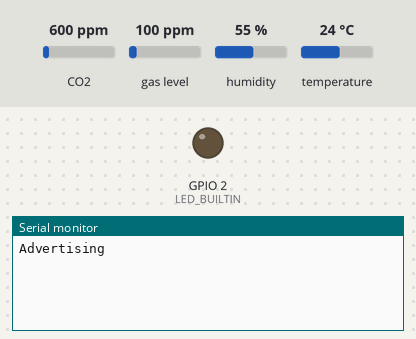
Simulated run of this sketch. Board: ESP32. On the bench: output pins drawn as LEDs (lit = HIGH), the last lines printed to the serial monitor. The inputs (shaded band) are chosen by the test bench; at power-on: CO2 600 ppm, humidity 55 %, gas level 100 ppm, temperature 24 °C. Nothing arrives over Bluetooth unless stated; a phone connects over Bluetooth LE 3 s after start; pins used as bus, display or sensor lines are not drawn.

Above: at 2.2 s.
2.3 s: CO2 set to 452 ppm
At 5.2 s:
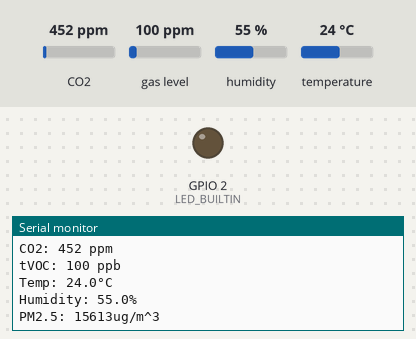
5.5 s: humidity set to 22 %
At 6.8 s:
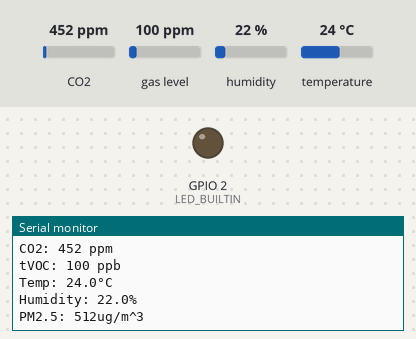
7.0 s: gas level set to 20 ppm
8.5 s: temperature set to 12 °C
10.0 s: CO2 set to 1050 ppm
At 10.5 s:
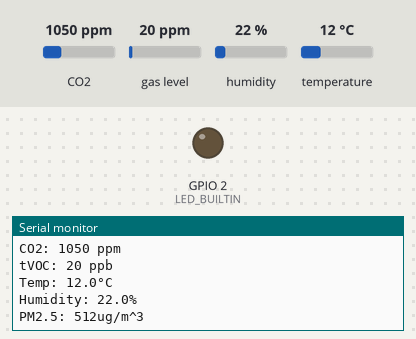
11.5 s: humidity set to 40 %
At 13.5 s:
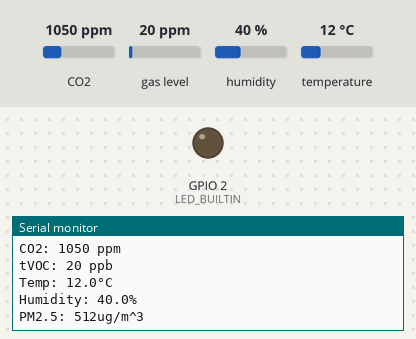
Timing chart, 0 to 14.0 s (numbered marks = the images above; inputs shaded):
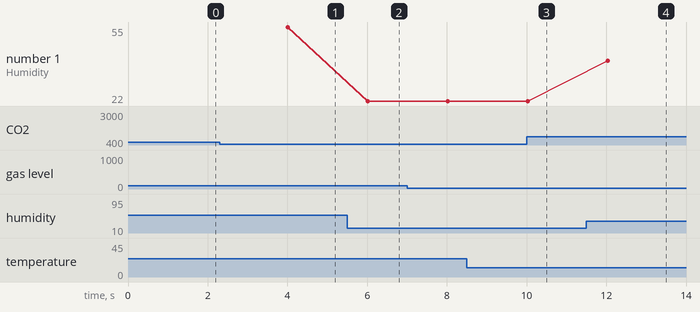

Measured:
- after the input at 2.3 s, the serial monitor: prints a new line after 1.7 s (image 1)
- after the input at 5.5 s, the serial monitor: prints a new line after 0.51 s (image 2)
- after the input at 10.0 s, the serial monitor: prints a new line at once (image 3)
- after the input at 11.5 s, the serial monitor: prints a new line after 0.53 s (image 4)
- plotted number 1: 55 → 22 after the input at 5.5 s, 22 → 40 after the input at 11.5 s

The sketch:

DAQ.ino
```cpp
#include <Wire.h>
#include "SparkFunCCS811.h"
#include "BLEDevice.h"
#include "BLEServer.h"
#include "BLEUtils.h"
#include "BLE2902.h"
#include <Adafruit_Sensor.h>
#include <DHT.h>
#include <DHT_U.h>

#define CCS811_ADDR 0x5A // CCS811 I2C ADDRESS
#define DHT_PIN 2
#define DHT_TYPE DHT22
#define PM Serial2

#define SERVICE_UUID "87843d21-fd03-4307-8a95-bd3d76b49644"

CCS811 myCCS(CCS811_ADDR);
DHT_Unified myDHT(DHT_PIN, DHT_TYPE);

unsigned long perms = BLECharacteristic::PROPERTY_READ | BLECharacteristic::PROPERTY_NOTIFY;
BLECharacteristic ccsChar("5f551915-bdc8-4bac-b9df-12256620e1cf", perms);
BLEDescriptor ccsDesc(BLEUUID((uint16_t)0x2902));
BLECharacteristic dhtChar("f78ebbff-c8b7-4107-93de-889a6a06d408", perms);
BLEDescriptor dhtDesc(BLEUUID((uint16_t)0x2902));
BLECharacteristic pmChar("ca73b3ba-39f6-4ab3-91ae-186dc9577d99", perms);
BLEDescriptor pmDesc(BLEUUID((uint16_t)0x2902));

bool deviceConnected = false;
bool connecting = false;

uint16_t voc = 0;
uint16_t co2 = 0;

uint8_t tempInt = 0;
uint8_t tempFrac = 0;
uint8_t humInt = 0;
uint8_t humFrac = 0;

int pm2 = 0;

void getCCS();
void getDHT();
void getPM();
void initBLE();

class MyServerCallbacks: public BLEServerCallbacks {
  void onConnect(BLEServer* pServer) {
    deviceConnected = true;
    connecting = false;
    Serial.println("Connected");
    digitalWrite(LED_BUILTIN, HIGH);
  };
  void onDisconnect(BLEServer* pServer) {
    deviceConnected = false;
    Serial.println("Disconnected");

    pServer->getAdvertising()->start();
    Serial.println("Advertising");

    digitalWrite(LED_BUILTIN, LOW);
  }
};

void setup()
{
  pinMode(LED_BUILTIN, OUTPUT);
  Serial.begin(115200);
  delay(1000);
  PM.begin(9600); // enable Serial2 for PM sensor
  Wire.begin(); // Enable I2C Peripheral for CCS

  if (myCCS.begin() == false)
  {
    Serial.print("CCS811 error");
    while (1);
  }

  myDHT.begin(); // enable DHT singel wire protocol
  initBLE();
}

long timer = millis();
void loop()
{
  // get sensor readings and write to BLE
  if (deviceConnected) {
    if (myCCS.dataAvailable()) { getCCS(); }
    getDHT();
    getPM();
    Serial.println();

    delay(2000);
  }
}

void initBLE() {
  // Initialize server and service
  BLEDevice::init("Portable Air Quality");
  BLEServer *pServer = BLEDevice::createServer();
  pServer->setCallbacks(new MyServerCallbacks());
  BLEService *pService = pServer->createService(SERVICE_UUID);

  // Add characteristics to service
  pService->addCharacteristic(&ccsChar);
  pService->addCharacteristic(&dhtChar);
  pService->addCharacteristic(&pmChar);

  ccsDesc.setValue("CCS811 CO2 and VOC");
  dhtDesc.setValue("DHT Temp and Humidity");
  pmDesc.setValue("PM2.5");

  ccsChar.addDescriptor(&ccsDesc);
  dhtChar.addDescriptor(&dhtDesc);
  pmChar.addDescriptor(&pmDesc);

  // write some initial values to the chars
  ccsChar.setValue("0");
  dhtChar.setValue("0");
  pmChar.setValue("0");

  pService->start();

  BLEAdvertising *pAdvertising = BLEDevice::getAdvertising();
  pAdvertising->addServiceUUID(SERVICE_UUID);
  pServer->getAdvertising()->start();

  Serial.println("Advertising");
}

void getCCS() {
  // read and load values
  myCCS.readAlgorithmResults();

  co2 = myCCS.getCO2();
  voc = myCCS.getTVOC();

  int data = (co2 << 16 | voc);
  ccsChar.setValue(data);
  ccsChar.notify();

  // Serial port sensor debugging
  Serial.print("CO2: ");
  Serial.print(co2);
  Serial.println(" ppm");
  Serial.print("tVOC: ");
  Serial.print(voc);
  Serial.println(" ppb");
  // ----------------------------
}

void getDHT() {
  sensors_event_t tempEvent;
  sensors_event_t humEvent;

  myDHT.temperature().getEvent(&tempEvent);
  myDHT.humidity().getEvent(&humEvent);

  float temp = tempEvent.temperature;
  float hum = humEvent.relative_humidity;

  float temptempInt;
  float temphumInt;

  tempFrac = (uint8_t)(modf(temp, &temptempInt)*100);
  humFrac = (uint8_t)(modf(hum, &temphumInt)*100);

  tempInt = (uint8_t)temptempInt;
  humInt = (uint8_t)temphumInt;

  int data = (tempInt << 24 | tempFrac << 16 | humInt << 8 | humFrac);
  dhtChar.setValue(data);
  dhtChar.notify();

  // Serial port debugging
  Serial.println("Temp: " + String(tempInt) + "." + String(tempFrac) + "°C");
  Serial.println("Humidity: " + String(humInt) + "." + String(humFrac) + "%");
  //----------------------
}

void getPM() {
  PM.write(0x11);
  PM.write(0x01);
  PM.write(0x02);
  PM.write(0xEC);

  uint8_t* dummy = new uint8_t[3];
  uint8_t* part1 = new uint8_t[4];
  uint8_t* part2 = new uint8_t[4];
  uint8_t* part3 = new uint8_t[4];

  if (PM.available() > 0) {
    PM.readBytes(dummy, 3);
    PM.readBytes(part1, 4);
    PM.readBytes(part2, 4);
    PM.readBytes(part3, 4);
    PM.read(); // read last bit [CS]
  }

  int pm2 = (uint32_t)part1[2]*256 + ((uint32_t)part1[3]);

  pmChar.setValue(pm2);
  pmChar.notify();

  // Serial port debugging
  Serial.println("PM2.5: " + String(pm2) + "ug/m^3");
}
```
